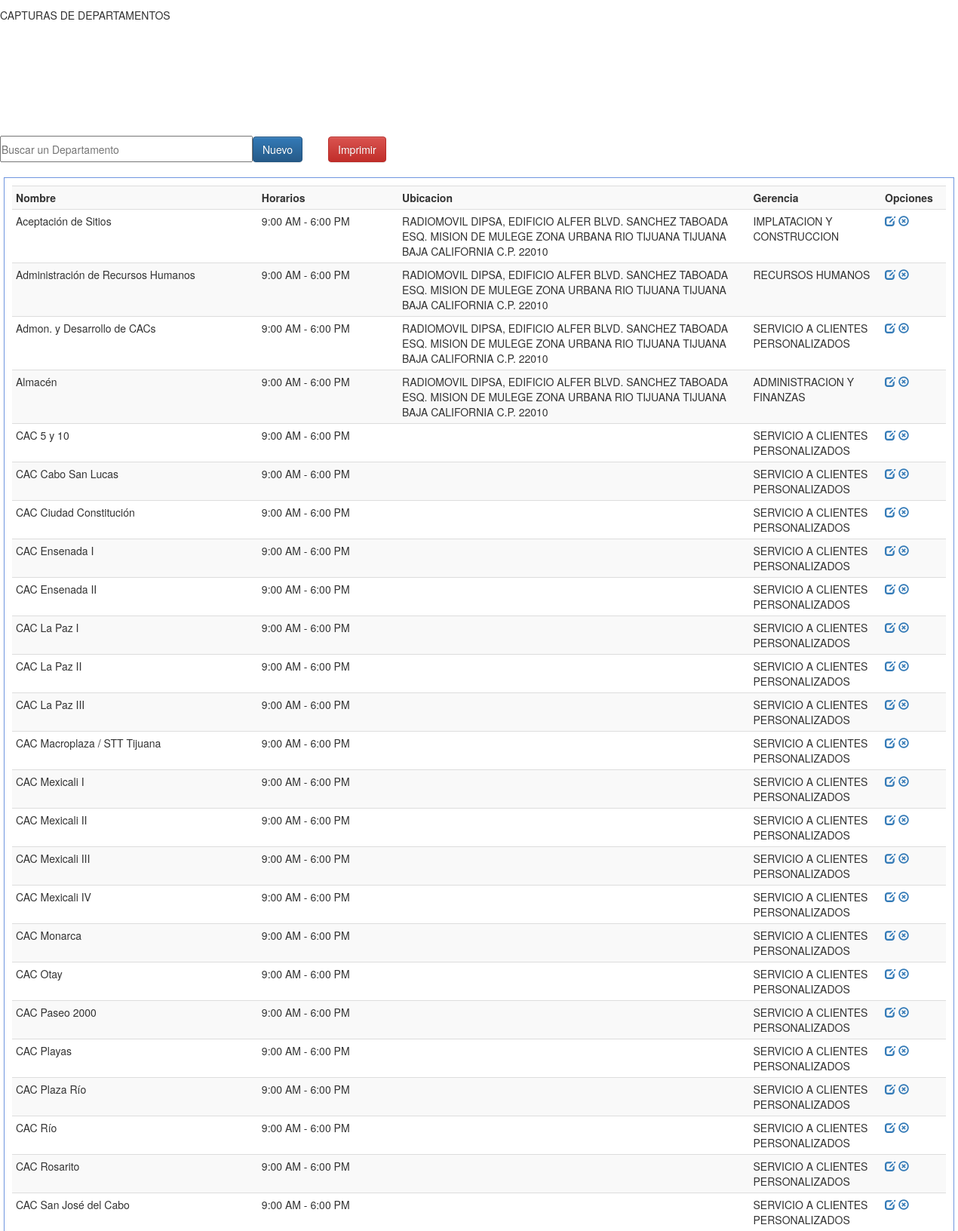
Screenshot of /php/Deptos/index.php (upper part) with the database file from the repository.
### tables this page shows
CREATE TABLE `t_departamento` (
  `id_depto` int(11) NOT NULL,
  `nombre` varchar(50) NOT NULL,
  `horario` varchar(45) DEFAULT NULL,
  `ubicacion` mediumtext,
  `gerencia_id_gerencia` int(11) NOT NULL
);

CREATE TABLE `t_gerencia` (
  `id_gerencia` int(11) NOT NULL,
  `nombre` varchar(45) NOT NULL
);

### php/conexion.php (called while the page is built, shortened)
<?php
 	class Conexion
 	{
 		public function Conexion()
 		{
 			try
 			{
 				$this->conexion_db = new PDO('mysql:host=localhost; dbname=bd_sal_inst','tinexsn','Tinex2@16');
 				$this->conexion_db->setAttribute(PDO::ATTR_ERRMODE,PDO::ERRMODE_EXCEPTION);
 				$this->conexion_db->exec ("SET CHARACTER SET utf8");
 				return $this->conexion_db;
 			}
 			catch(Exception $e)
 			{
 				echo " La línea de error es".$e->getLine();
 			}
 		}
 	}
?>

### php/crud.php (the view, shortened to what this page needs)
<?php
	class Crud
	{
		public $select;
		public $from;
		public $condition;
		public $orderby;
		public function Read()
		{
			$model = new Conexion();
			$conexion = $model->conexion();
			$select = $this->select;
			$from = $this->from;
			$condition = $this->condition;
			$orderby = $this->orderby;
			if ($orderby != '')
			{
				$orderby = " ORDER BY ".$orderby;
			}
			$sql = "SELECT $select FROM $from $condition $orderby";
			$consulta = $conexion->prepare($sql);
			$consulta->execute();
		}
	}
	class Desplegar_tabla
	{
		public $nombre_tabla;
		public $buscar_cadena;
		public $texto_buscar;
		public function Mostrar_contenido()
		{
			$nombre_tabla = $this->nombre_tabla;
			$buscar_cadena = $this->buscar_cadena;
			$texto_buscar = $this->texto_buscar;
			if ($nombre_tabla == 't_departamento')
			{
				if ($buscar_cadena == true)
				{
					$model = new Crud;
					$model->select = "t_departamento.id_depto,t_departamento.nombre,t_departamento.horario,t_departamento.ubicacion,t_departamento.gerencia_id_gerencia,t_gerencia.nombre AS nombre_depto";
					$model->from = 't_departamento INNER JOIN t_gerencia ON t_departamento.gerencia_id_gerencia = t_gerencia.id_gerencia';
					$model->condition = "t_departamento.nombre LIKE '%$texto_buscar%'";
					$model->orderby = 't_departamento.nombre';
					$model->Read();
					$filas = $model->rows;
				}
				else
				{
					$model = new Crud;
					$model->select = "t_departamento.id_depto,t_departamento.nombre,t_departamento.horario,t_departamento.ubicacion,t_gerencia.nombre AS nombre_depto";
					$model->from = 't_departamento INNER JOIN t_gerencia ON t_departamento.gerencia_id_gerencia = t_gerencia.id_gerencia';
					$model->orderby = 't_departamento.nombre';
					$model->Read();
					$filas = $model->rows;
				}
					echo '<table class="table table-striped table-condensed table-hover">
				        	<tr>
		            		<th width="280">Nombre</th>
		                <th width="160">Horarios</th>
		                <th width="400">Ubicacion</th>
		                <th width="150">Gerencia</th>
										<th width="50">Opciones</th>
			            </tr>';
							  foreach($filas as $fila)
							  {
						      echo '<tr>
					          <td>'.$fila['nombre'].'</td>
					          <td>'.$fila['horario'].'</td>
					          <td>'.$fila['ubicacion'].'</td>
					          <td>'.$fila['nombre_depto'].'</td>
					          <td><a href="javascript:editarDepto('.$fila['id_depto'].');" class="glyphicon glyphicon-edit"></a> <a href="javascript:eliminarDepto('.$fila['id_depto'].');" class="glyphicon glyphicon-remove-circle"></td>
					          </tr>';
							  }
					echo '</table>';
			}
		}
	}
?>

### php/Deptos/index.php (shortened to what this page needs)
<!DOCTYPE html PUBLIC "-//W3C//DTD XHTML 1.0 Transitional//EN" "http://www.w3.org/TR/xhtml1/DTD/xhtml1-transitional.dtd">
<html xmlns="http://www.w3.org/1999/xhtml">
<head>
<link href="../../css/estilo.css" rel="stylesheet">
<link href="../../bootstrap-3.3.7/css/bootstrap.css" rel="stylesheet">
<link href="../../bootstrap-3.3.7/css/bootstrap.min.css" rel="stylesheet">
<link href="../../bootstrap-3.3.7/css/bootstrap-theme.css" rel="stylesheet">
<link href="../../bootstrap-3.3.7/css/bootstrap-theme.min.css" rel="stylesheet">
</head>
<body>
    <header>CAPTURAS DE DEPARTAMENTOS</header>
    <section>
    <table border="0" align="center">
    	<tr>
        	<td width="335"><input type="text" placeholder="Buscar un Departamento" id="bs-depto"/></td>
            <td width="100"><button id="nuevo-depto" class="btn btn-primary">Nuevo</button></td>
            <td width="200"><a target = "_blank" href="Reporte_Deptos.php" class="btn btn-danger">Imprimir</a></td>
        </tr>
    </table>
    </section>
    <div class="registros" id="agrega-registros">
            <?php
                require_once ('../../php/conexion.php');
                require_once ('../../php/crud.php');
                $mostrar = new Desplegar_tabla;
                $mostrar->nombre_tabla = 't_departamento';
                $mostrar->buscar_cadena = false;
                $mostrar->texto_buscar = '';
                $mostrar->Mostrar_contenido();
            ?>
    </div>
</body>
</html>

### css/estilo.css (style rules this page uses)
body { margin:0px; font-family:"Trebuchet MS", Arial, Helvetica, sans-serif; min-width:1000px; }
section { margin-top:20px; }
section table tr td input { width:100%; height:35px; outline:none; font-size:14px; }
.registros { margin:auto; width:1260px; margin-top:20px; border:1px solid #6F96DF; height:auto; padding:10px; }
* { margin:0; padding:0; }
header { width:100%; margin-top:10px; height:150px; overflow:hidden; position:relative; }

### rows the page displays
t_departamento: nombre "Aceptación de Sitios", horario "9:00 AM - 6:00 PM", ubicacion "RADIOMOVIL DIPSA, EDIFICIO ALFER BLVD. SANCHEZ TABOADA ESQ. MISION DE MULEGE ZONA URBANA RIO TIJUANA TIJUANA BAJA CALIFORNIA C.P. 22010", gerencia_id_gerencia.nombre "IMPLATACION Y CONSTRUCCION"
t_departamento: nombre "Administración de Recursos Humanos", horario "9:00 AM - 6:00 PM", ubicacion "RADIOMOVIL DIPSA, EDIFICIO ALFER BLVD. SANCHEZ TABOADA ESQ. MISION DE MULEGE ZONA URBANA RIO TIJUANA TIJUANA BAJA CALIFORNIA C.P. 22010", gerencia_id_gerencia.nombre "RECURSOS HUMANOS"
t_departamento: nombre "Admon. y Desarrollo de CACs", horario "9:00 AM - 6:00 PM", ubicacion "RADIOMOVIL DIPSA, EDIFICIO ALFER BLVD. SANCHEZ TABOADA ESQ. MISION DE MULEGE ZONA URBANA RIO TIJUANA TIJUANA BAJA CALIFORNIA C.P. 22010", gerencia_id_gerencia.nombre "SERVICIO A CLIENTES PERSONALIZADOS"
t_departamento: nombre "Almacén", horario "9:00 AM - 6:00 PM", ubicacion "RADIOMOVIL DIPSA, EDIFICIO ALFER BLVD. SANCHEZ TABOADA ESQ. MISION DE MULEGE ZONA URBANA RIO TIJUANA TIJUANA BAJA CALIFORNIA C.P. 22010", gerencia_id_gerencia.nombre "ADMINISTRACION Y FINANZAS"
t_departamento: nombre "CAC 5 y 10", horario "9:00 AM - 6:00 PM", gerencia_id_gerencia.nombre "SERVICIO A CLIENTES PERSONALIZADOS"
t_departamento: nombre "CAC Cabo San Lucas", horario "9:00 AM - 6:00 PM", gerencia_id_gerencia.nombre "SERVICIO A CLIENTES PERSONALIZADOS"
t_departamento: nombre "CAC Ciudad Constitución", horario "9:00 AM - 6:00 PM", gerencia_id_gerencia.nombre "SERVICIO A CLIENTES PERSONALIZADOS"
t_departamento: nombre "CAC Ensenada I", horario "9:00 AM - 6:00 PM", gerencia_id_gerencia.nombre "SERVICIO A CLIENTES PERSONALIZADOS"
t_departamento: nombre "CAC Ensenada II", horario "9:00 AM - 6:00 PM", gerencia_id_gerencia.nombre "SERVICIO A CLIENTES PERSONALIZADOS"
t_departamento: nombre "CAC La Paz I", horario "9:00 AM - 6:00 PM", gerencia_id_gerencia.nombre "SERVICIO A CLIENTES PERSONALIZADOS"
t_departamento: nombre "CAC La Paz II", horario "9:00 AM - 6:00 PM", gerencia_id_gerencia.nombre "SERVICIO A CLIENTES PERSONALIZADOS"
t_departamento: nombre "CAC La Paz III", horario "9:00 AM - 6:00 PM", gerencia_id_gerencia.nombre "SERVICIO A CLIENTES PERSONALIZADOS"
t_departamento: nombre "CAC Macroplaza / STT Tijuana", horario "9:00 AM - 6:00 PM", gerencia_id_gerencia.nombre "SERVICIO A CLIENTES PERSONALIZADOS"
t_departamento: nombre "CAC Mexicali I", horario "9:00 AM - 6:00 PM", gerencia_id_gerencia.nombre "SERVICIO A CLIENTES PERSONALIZADOS"
t_departamento: nombre "CAC Mexicali II", horario "9:00 AM - 6:00 PM", gerencia_id_gerencia.nombre "SERVICIO A CLIENTES PERSONALIZADOS"
t_departamento: nombre "CAC Mexicali III", horario "9:00 AM - 6:00 PM", gerencia_id_gerencia.nombre "SERVICIO A CLIENTES PERSONALIZADOS"
t_departamento: nombre "CAC Mexicali IV", horario "9:00 AM - 6:00 PM", gerencia_id_gerencia.nombre "SERVICIO A CLIENTES PERSONALIZADOS"
t_departamento: nombre "CAC Monarca", horario "9:00 AM - 6:00 PM", gerencia_id_gerencia.nombre "SERVICIO A CLIENTES PERSONALIZADOS"
t_departamento: nombre "CAC Otay", horario "9:00 AM - 6:00 PM", gerencia_id_gerencia.nombre "SERVICIO A CLIENTES PERSONALIZADOS"
t_departamento: nombre "CAC Paseo 2000", horario "9:00 AM - 6:00 PM", gerencia_id_gerencia.nombre "SERVICIO A CLIENTES PERSONALIZADOS"
t_departamento: nombre "CAC Playas", horario "9:00 AM - 6:00 PM", gerencia_id_gerencia.nombre "SERVICIO A CLIENTES PERSONALIZADOS"
t_departamento: nombre "CAC Plaza Río", horario "9:00 AM - 6:00 PM", gerencia_id_gerencia.nombre "SERVICIO A CLIENTES PERSONALIZADOS"
t_departamento: nombre "CAC Río", horario "9:00 AM - 6:00 PM", gerencia_id_gerencia.nombre "SERVICIO A CLIENTES PERSONALIZADOS"
t_departamento: nombre "CAC Rosarito", horario "9:00 AM - 6:00 PM", gerencia_id_gerencia.nombre "SERVICIO A CLIENTES PERSONALIZADOS"
t_departamento: nombre "CAC San José del Cabo", horario "9:00 AM - 6:00 PM", gerencia_id_gerencia.nombre "SERVICIO A CLIENTES PERSONALIZADOS"
